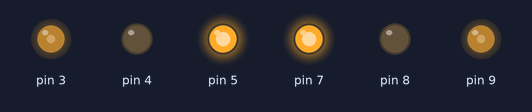
This sketch was run on a simulated Arduino Uno, built with avr-gcc and run on an emulated ATmega328P. On the bench: output pins drawn as LEDs (lit = HIGH).

Above: at 0.05 s.
At 5.95 s:
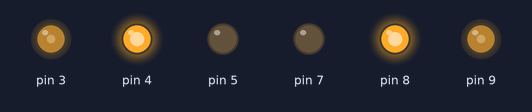
Timing chart, 0 to 6.9 s (numbered marks = the images above):
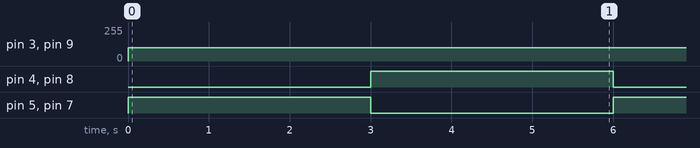

Measured:
- by itself, pin 3, pin 9: 0/255 → 100/255 at 0.00 s
- by itself, pin 4, pin 5, pin 7, pin 8: alternates HIGH for 3.0 s and LOW for 3.0 s

The sketch:

sketch_nov18a.ino
```cpp
void setup() {

  pinMode(7, OUTPUT);       // Motor A 방향설정1

  pinMode(8, OUTPUT);       // Motor A 방향설정2

  pinMode(4, OUTPUT);       // Motor B 방향설정1

  pinMode(5, OUTPUT);       // Motor B 방향설정2

}


void loop() {

  /*모터A설정*/

  digitalWrite(7, HIGH);     // Motor A 방향설정1

  digitalWrite(8, LOW);      // Motor A 방향설정2

  analogWrite(9, 100);       // Motor A 속도조절 (0~255)

  /*모터B설정*/

  digitalWrite(4, LOW);      // Motor B 방향설정1

  digitalWrite(5, HIGH);     // Motor B 방향설정2

  analogWrite(3, 100);        // Motor B 속도조절 (0~255)

  delay(3000);                   // 3초 유지


  /*모터A설정*/

  digitalWrite(7, LOW);      // Motor A 방향설정1

  digitalWrite(8, HIGH);     // Motor A 방향설정2

  analogWrite(9, 100);      // Motor A 속도조절 (0~255)

  /*모터B설정*/

  digitalWrite(4, HIGH);    // Motor B 방향설정1

  digitalWrite(5, LOW);     // Motor B 방향설정2

  analogWrite(3, 100);      // Motor B 속도조절 (0~255)

  delay(3000);                    // 3초 유지

}
```
